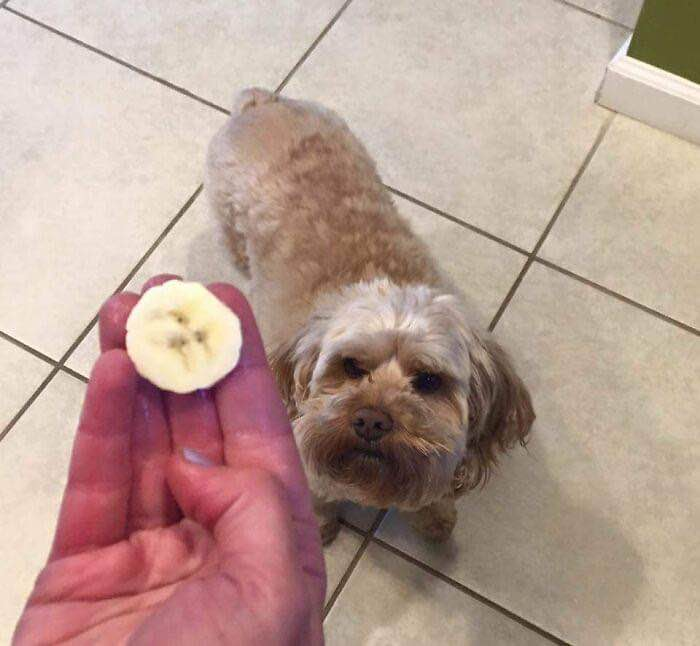
#> input picture data/denoising/IMG_1508.jpg, 700 x 646 px
$ jupyter execute --allow-errors denoising.ipynb   (shell and % lines are left out)   (older library calls are emulated)
#> lines starting #> are read from the running program, lines starting #| are printed output that depends on the picture
#> in load, img is the input picture: PIL image 700x646 RGB; mean R, G, B 184.2, 157.5, 146.9
### utils/common_utils.py
import torch
import torch.nn as nn
import torchvision
import sys

import numpy as np
from PIL import Image
import PIL
import numpy as np

import matplotlib.pyplot as plt

def crop_image(img, d=32):
    '''Make dimensions divisible by `d`'''
#> called with d = 32

    new_size = (img.size[0] - img.size[0] % d,
                img.size[1] - img.size[1] % d)
#> new_size = (672, 640)

    bbox = [
            int((img.size[0] - new_size[0])/2),
            int((img.size[1] - new_size[1])/2),
            int((img.size[0] + new_size[0])/2),
            int((img.size[1] + new_size[1])/2),
    ]
#> bbox = [14, 3, 686, 643]

    img_cropped = img.crop(bbox)
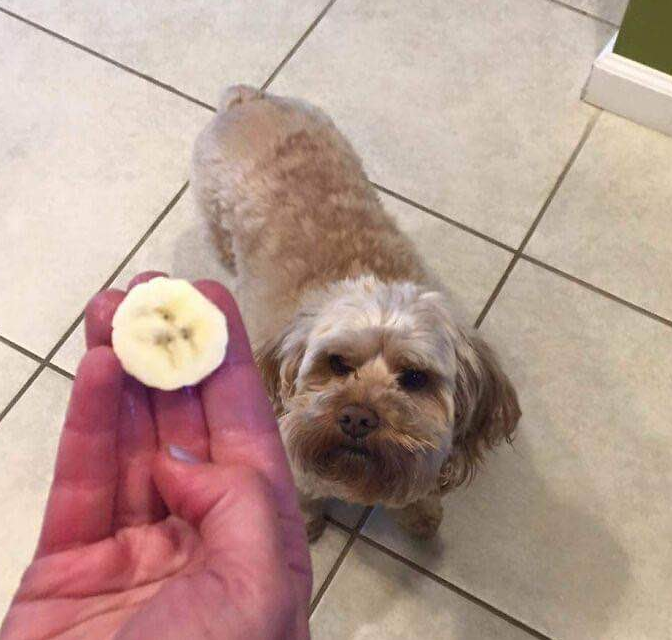
#> img_cropped: PIL image 672x640 RGB; mean R, G, B 183, 155.8, 145.5
#> in np_to_pil, `ar = ar.transpose(1, 2, 0)`:
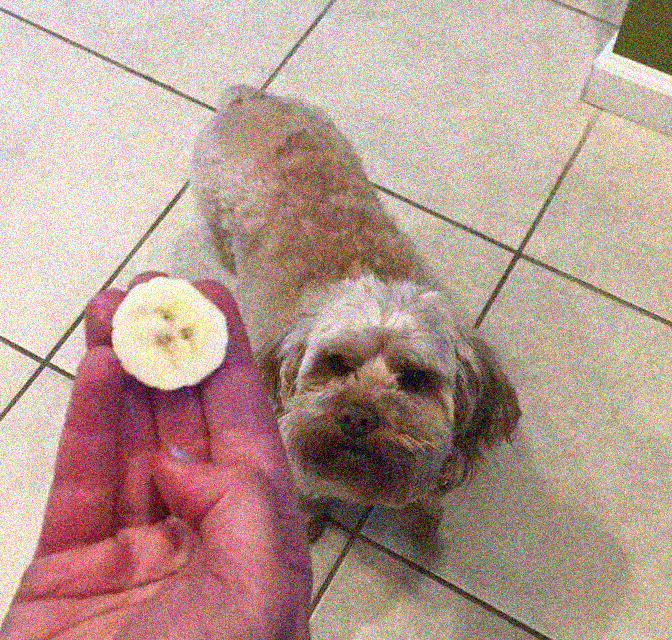
#> ar: shape (640, 672, 3); mean of channels 0, 1, 2 181.8, 155.1, 144.9; drawn as R, G, B
    return img_cropped

# [25 lines left out: function get_params, not called in this run]

def get_image_grid(images_np, nrow=8):
    '''Creates a grid from a list of images by concatenating them.'''
    images_torch = [torch.from_numpy(x) for x in images_np]
    torch_grid = torchvision.utils.make_grid(images_torch, nrow)

    return torch_grid.numpy()

def plot_image_grid(images_np, nrow =8, factor=1, interpolation='lanczos'):
    """Draws images in a grid

    Args:
        images_np: list of images, each image is np.array of size 3xHxW of 1xHxW
        nrow: how many images will be in one row
        factor: size if the plt.figure
        interpolation: interpolation used in plt.imshow
    """
#> called with nrow = 4, factor = 6, interpolation = 'lanczos'
    n_channels = max(x.shape[0] for x in images_np)
#> n_channels = 3
    assert (n_channels == 3) or (n_channels == 1), "images should have 1 or 3 channels"

    images_np = [x if (x.shape[0] == n_channels) else np.concatenate([x, x, x], axis=0) for x in images_np]
#> images_np = 2 items

    grid = get_image_grid(images_np, nrow)
#> (the call stopped at in get_image_grid, `images_torch = [torch.from_numpy(x) for x in images_np]`: torch is not available in this run)

    plt.figure(figsize=(len(images_np) + factor, 12 + factor))

    if images_np[0].shape[0] == 1:
        plt.imshow(grid[0], cmap='gray', interpolation=interpolation)
    else:
        plt.imshow(grid.transpose(1, 2, 0), interpolation=interpolation)

    plt.show()

    return grid

def load(path):
    """Load PIL image."""
    img = Image.open(path)
    return img

def get_image(path, imsize=-1):
    """Load an image and resize to a cpecific size.

    Args:
        path: path to image
        imsize: tuple or scalar with dimensions; -1 for `no resize`
    """
    img = load(path)

    if isinstance(imsize, int):
        imsize = (imsize, imsize)

    if imsize[0]!= -1 and img.size != imsize:
        if imsize[0] > img.size[0]:
            img = img.resize(imsize, Image.BICUBIC)
        else:
            img = img.resize(imsize, Image.ANTIALIAS)

    img_np = pil_to_np(img)

    return img, img_np


# [36 lines left out: functions fill_noise, get_noise, not called in this run]

def pil_to_np(img_PIL):
    '''Converts image in PIL format to np.array.

    From W x H x C [0...255] to C x W x H [0..1]
    '''
    ar = np.array(img_PIL)

    if len(ar.shape) == 3:
        ar = ar.transpose(2,0,1)
    else:
        ar = ar[None, ...]

    return ar.astype(np.float32) / 255.

def np_to_pil(img_np):
    '''Converts image in np.array format to PIL image.

    From C x W x H [0..1] to  W x H x C [0...255]
    '''
    ar = np.clip(img_np*255,0,255).astype(np.uint8)

    if img_np.shape[0] == 1:
        ar = ar[0]
    else:
        ar = ar.transpose(1, 2, 0)

    return Image.fromarray(ar)

# [50 lines left out: functions np_to_torch, torch_to_np, optimize, not called in this run]

### models/__init__.py
from .skip import skip
from .texture_nets import get_texture_nets
from .resnet import ResNet
from .unet import UNet

import torch.nn as nn

def get_net(input_depth, NET_TYPE, pad, upsample_mode, n_channels=3, act_fun='LeakyReLU', skip_n33d=128, skip_n33u=128, skip_n11=4, num_scales=5, downsample_mode='stride'):
    if NET_TYPE == 'ResNet':
        # TODO
        net = ResNet(input_depth, 3, 10, 16, 1, nn.BatchNorm2d, False)
    elif NET_TYPE == 'skip':
        net = skip(input_depth, n_channels, num_channels_down = [skip_n33d]*num_scales if isinstance(skip_n33d, int) else skip_n33d,
                                            num_channels_up =   [skip_n33u]*num_scales if isinstance(skip_n33u, int) else skip_n33u,
                                            num_channels_skip = [skip_n11]*num_scales if isinstance(skip_n11, int) else skip_n11,
                                            upsample_mode=upsample_mode, downsample_mode=downsample_mode,
                                            need_sigmoid=True, need_bias=True, pad=pad, act_fun=act_fun)

    elif NET_TYPE == 'texture_nets':
        net = get_texture_nets(inp=input_depth, ratios = [32, 16, 8, 4, 2, 1], fill_noise=False,pad=pad)

    elif NET_TYPE =='UNet':
        net = UNet(num_input_channels=input_depth, num_output_channels=3,
                   feature_scale=4, more_layers=0, concat_x=False,
                   upsample_mode=upsample_mode, pad=pad, norm_layer=nn.BatchNorm2d, need_sigmoid=True, need_bias=True)
    elif NET_TYPE == 'identity':
        assert input_depth == 3
        net = nn.Sequential()
    else:
        assert False

    return net

### models/skip.py
import torch
import torch.nn as nn
from .common import *

def skip(
        num_input_channels=2, num_output_channels=3,
        num_channels_down=[16, 32, 64, 128, 128], num_channels_up=[16, 32, 64, 128, 128], num_channels_skip=[4, 4, 4, 4, 4],
        filter_size_down=3, filter_size_up=3, filter_skip_size=1,
        need_sigmoid=True, need_bias=True,
        pad='zero', upsample_mode='nearest', downsample_mode='stride', act_fun='LeakyReLU',
        need1x1_up=True):
    """Assembles encoder-decoder with skip connections.

    Arguments:
        act_fun: Either string 'LeakyReLU|Swish|ELU|none' or module (e.g. nn.ReLU)
        pad (string): zero|reflection (default: 'zero')
        upsample_mode (string): 'nearest|bilinear' (default: 'nearest')
        downsample_mode (string): 'stride|avg|max|lanczos2' (default: 'stride')

    """
    assert len(num_channels_down) == len(num_channels_up) == len(num_channels_skip)

    n_scales = len(num_channels_down)

    if not (isinstance(upsample_mode, list) or isinstance(upsample_mode, tuple)) :
        upsample_mode   = [upsample_mode]*n_scales

    if not (isinstance(downsample_mode, list)or isinstance(downsample_mode, tuple)):
        downsample_mode   = [downsample_mode]*n_scales

    if not (isinstance(filter_size_down, list) or isinstance(filter_size_down, tuple)) :
        filter_size_down   = [filter_size_down]*n_scales

    if not (isinstance(filter_size_up, list) or isinstance(filter_size_up, tuple)) :
        filter_size_up   = [filter_size_up]*n_scales

    last_scale = n_scales - 1

    cur_depth = None

    model = nn.Sequential()
    model_tmp = model

    input_depth = num_input_channels
    for i in range(len(num_channels_down)):

        deeper = nn.Sequential()
        skip = nn.Sequential()

        if num_channels_skip[i] != 0:
            model_tmp.add(Concat(1, skip, deeper))
        else:
            model_tmp.add(deeper)

        model_tmp.add(bn(num_channels_skip[i] + (num_channels_up[i + 1] if i < last_scale else num_channels_down[i])))

        if num_channels_skip[i] != 0:
            skip.add(conv(input_depth, num_channels_skip[i], filter_skip_size, bias=need_bias, pad=pad))
            skip.add(bn(num_channels_skip[i]))
            skip.add(act(act_fun))

        # skip.add(Concat(2, GenNoise(nums_noise[i]), skip_part))

        deeper.add(conv(input_depth, num_channels_down[i], filter_size_down[i], 2, bias=need_bias, pad=pad, downsample_mode=downsample_mode[i]))
        deeper.add(bn(num_channels_down[i]))
        deeper.add(act(act_fun))

        deeper.add(conv(num_channels_down[i], num_channels_down[i], filter_size_down[i], bias=need_bias, pad=pad))
        deeper.add(bn(num_channels_down[i]))
        deeper.add(act(act_fun))

        deeper_main = nn.Sequential()

        if i == len(num_channels_down) - 1:
            # The deepest
            k = num_channels_down[i]
        else:
            deeper.add(deeper_main)
            k = num_channels_up[i + 1]

        deeper.add(nn.Upsample(scale_factor=2, mode=upsample_mode[i]))

        model_tmp.add(conv(num_channels_skip[i] + k, num_channels_up[i], filter_size_up[i], 1, bias=need_bias, pad=pad))
        model_tmp.add(bn(num_channels_up[i]))
        model_tmp.add(act(act_fun))


        if need1x1_up:
            model_tmp.add(conv(num_channels_up[i], num_channels_up[i], 1, bias=need_bias, pad=pad))
            model_tmp.add(bn(num_channels_up[i]))
            model_tmp.add(act(act_fun))

        input_depth = num_channels_down[i]
        model_tmp = deeper_main

    model.add(conv(num_channels_up[0], num_output_channels, 1, bias=need_bias, pad=pad))
    if need_sigmoid:
        model.add(nn.Sigmoid())

    return model

### utils/denoising_utils.py
import os
from .common_utils import *


def get_noisy_image(img_np, sigma):
    """Adds Gaussian noise to an image.

    Args:
        img_np: image, np.array with values from 0 to 1
        sigma: std of the noise
    """
    img_noisy_np = np.clip(img_np + np.random.normal(scale=sigma, size=img_np.shape), 0, 1).astype(np.float32)
    img_noisy_pil = np_to_pil(img_noisy_np)

    return img_noisy_pil, img_noisy_np

### denoising.ipynb
Code for **"Blind restoration of a JPEG-compressed image"** and **"Blind image denoising"** figures. Select `fname` below to switch between the two.

- To see overfitting set `num_iter` to a large value.

[cell 1]
"""
*Uncomment if running on colab*
Set Runtime -> Change runtime type -> Under Hardware Accelerator select GPU in Google Colab
"""
# !git clone https://github.com/DmitryUlyanov/deep-image-prior
# !mv deep-image-prior/* ./

# Import libs

[cell 2]
from __future__ import print_function
import matplotlib.pyplot as plt

import os
#os.environ['CUDA_VISIBLE_DEVICES'] = '3'

import numpy as np
from models import *

import torch
import torch.optim

# from skimage.measure import compare_psnr
from skimage.metrics import peak_signal_noise_ratio
from utils.denoising_utils import *

torch.backends.cudnn.enabled = True
torch.backends.cudnn.benchmark =True
dtype = torch.cuda.FloatTensor

imsize =-1
PLOT = True
sigma = 25
sigma_ = sigma/255.

[cell 3]
# deJPEG
# fname = 'data/denoising/snail.jpg'

## denoising
# fname = 'data/denoising/F16_GT.png'
fname = 'data/denoising/IMG_1508.jpg'

# Load image

[cell 4]
if fname == 'data/denoising/snail.jpg':
    img_noisy_pil = crop_image(get_image(fname, imsize)[0], d=32)
    img_noisy_np = pil_to_np(img_noisy_pil)

    # As we don't have ground truth
    img_pil = img_noisy_pil
    img_np = img_noisy_np

    if PLOT:
        plot_image_grid([img_np], 4, 5)

elif fname == 'data/denoising/IMG_1508.jpg':
    # Add synthetic noise
    img_pil = crop_image(get_image(fname, imsize)[0], d=32)
    img_np = pil_to_np(img_pil)

    img_noisy_pil, img_noisy_np = get_noisy_image(img_np, sigma_)

    if PLOT:
        plot_image_grid([img_np, img_noisy_np], 4, 6)
else:
    assert False

# Setup

[cell 5]
INPUT = 'noise' # 'meshgrid'
pad = 'reflection'
OPT_OVER = 'net' # 'net,input'

reg_noise_std = 1./30. # set to 1./20. for sigma=50
LR = 0.01

OPTIMIZER='adam' # 'LBFGS'
show_every = 100
exp_weight=0.99

#> (the rest of this cell did not finish here and is left out)

# Optimize

#> (a cell that did not finish here is left out)

$ run again, with data/teaser_compiled.jpg copied over data/denoising/IMG_1508.jpg
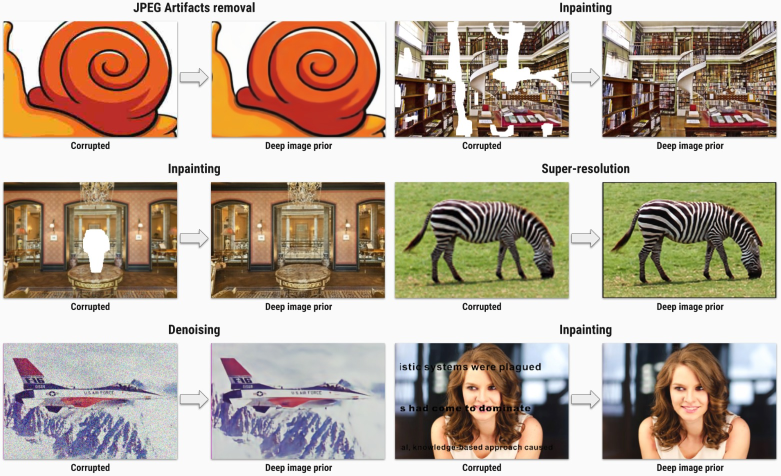
#> input picture data/teaser_compiled.jpg, 1562 x 952 px (shown at 1/2 size)
#> in load, img is the input picture: PIL image 1562x952 RGB; mean R, G, B 182.9, 166.6, 151.6
#> new_size = (1536, 928)
#> bbox = [13, 12, 1549, 940]
#> in crop_image, `img_cropped = img.crop(bbox)`:
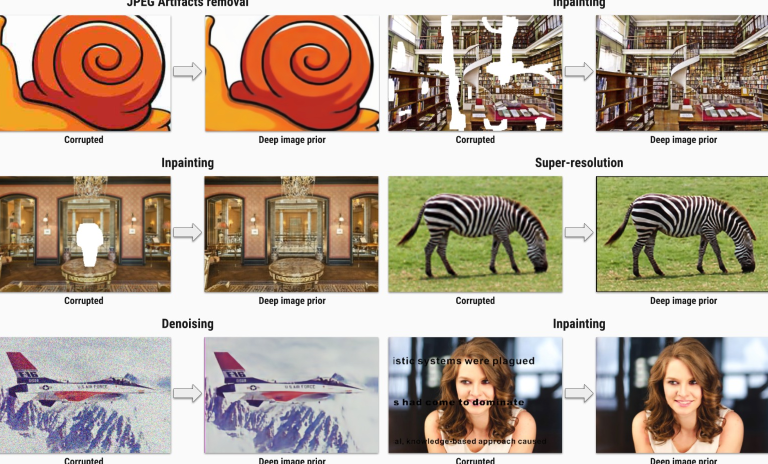
#> img_cropped: PIL image 1536x928 RGB (shown at 1/2 size); mean R, G, B 180.8, 163.9, 148.3
#> n_channels = 3
#> images_np = 2 items

$ run again, with data/feature_inversion/building.jpg copied over data/denoising/IMG_1508.jpg
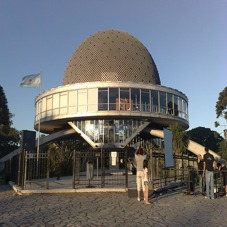
#> input picture data/feature_inversion/building.jpg, 227 x 227 px
#> in load, img is the input picture: PIL image 227x227 RGB; mean R, G, B 108.3, 110.6, 113.9
#> new_size = (224, 224)
#> bbox = [1, 1, 225, 225]
#> in crop_image, `img_cropped = img.crop(bbox)`:
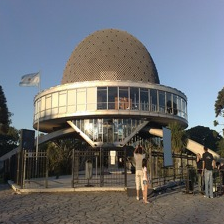
#> img_cropped: PIL image 224x224 RGB; mean R, G, B 108.6, 110.9, 114
#> in np_to_pil, `ar = ar.transpose(1, 2, 0)`:
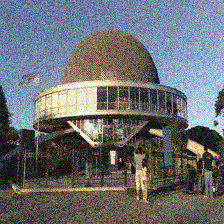
#> ar: shape (224, 224, 3); mean of channels 0, 1, 2 108, 110.7, 114; drawn as R, G, B
#> n_channels = 3
#> images_np = 2 items
